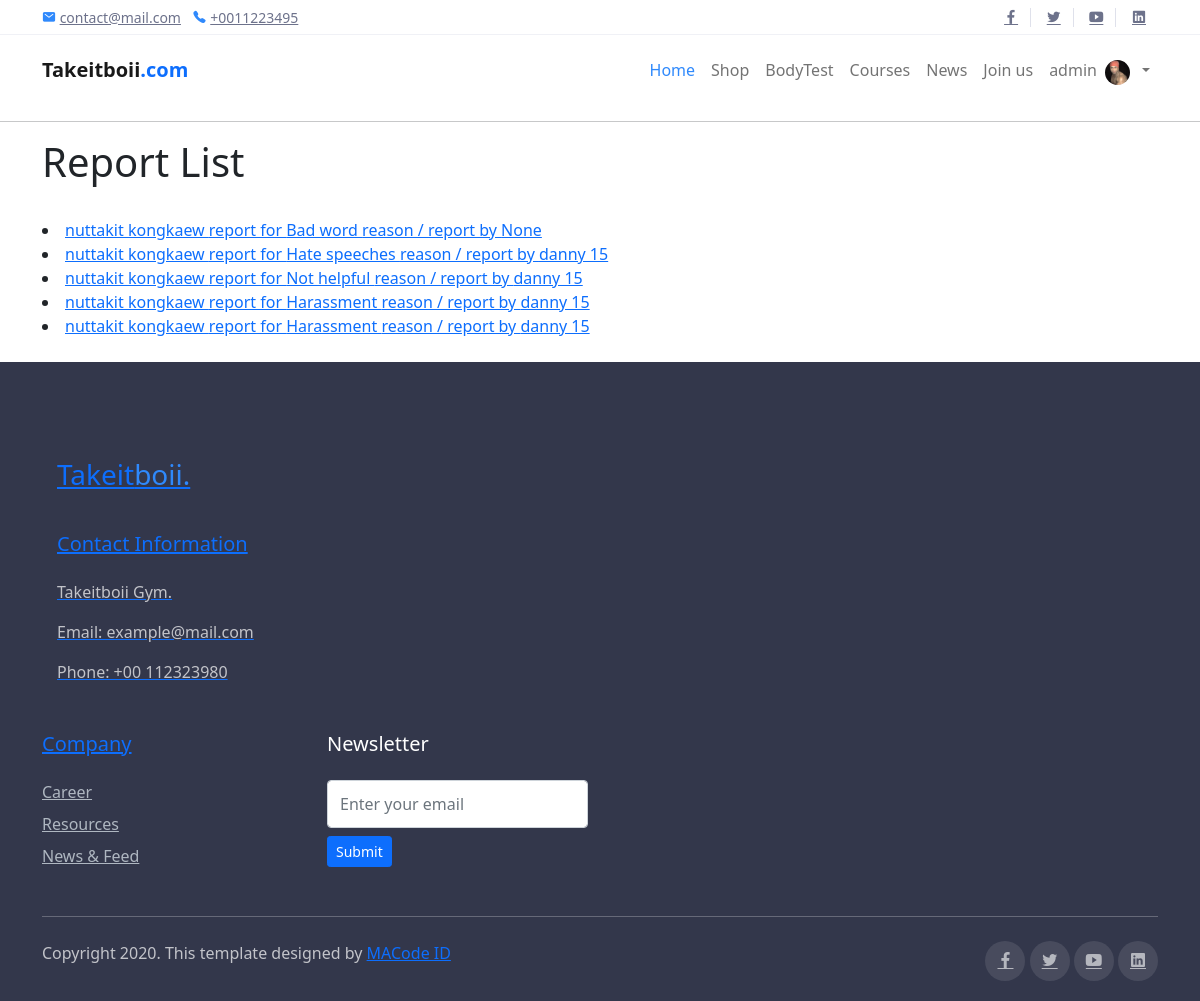
Page /administrator/report/ (signed in) on the committed database.
### Users/models.py (models this page shows, shortened)
class Report(models.Model):
    REPORT_LIST = (
        ('Harassment', 'harassment'),
        ('Bad word', 'use bad word'),
        ('Threaten', 'threaten'),
        ('Hate speeches', 'hate speeches'),
        ('Not helpful', 'advice not helpful'),
    )
    trainer = models.ForeignKey('Trainer.Trainer', on_delete=models.CASCADE, related_name="re_trainer", null=True, blank=True )
    reason = models.CharField(max_length=30,choices=REPORT_LIST)
    context = models.TextField()
    date = models.DateField(auto_now=False,auto_now_add=True)
    evidence = models.ImageField(null=True,blank=True)
    report_by = models.ForeignKey(Customer, on_delete=models.CASCADE, related_name="reportby", null=True, blank=True )

class Customer(models.Model):
    user = models.OneToOneField(User, on_delete=models.CASCADE, blank=True)
    owned = models.ForeignKey('Courses.Course', on_delete=models.CASCADE,
                              blank=True, related_name="study", null=True)
    weight = models.FloatField(default=0)
    height = models.FloatField(default=0)
    bmi = models.FloatField(default=0)
    trainer = models.ForeignKey('Trainer.Trainer', on_delete=models.CASCADE,related_name="my_trainer", null=True, blank=True)
    track_customer = models.OneToOneField(
        'Tracking.Tracks', related_name="tracks_owner", on_delete=models.SET_NULL, null=True, blank=True)
    profile_pic = models.ImageField(null=True, blank=True, default="user_default_pic.jfif")
    last_login = models.DateTimeField(auto_now=False, auto_now_add=True)
    def __str__(self):
        return f"{self.user} {self.id}"

### Trainer/models.py (models this page shows)
class Trainer(models.Model):
    user = models.OneToOneField(User, on_delete=models.CASCADE, blank=True)
    age = models.PositiveIntegerField(default=0)
    gender = models.CharField(max_length=20)
    bio = models.CharField(max_length=250, null=True)
    specialist = models.CharField(max_length=100)
    tel = models.CharField(max_length=10, null=True)
    approve = models.BooleanField(default=False)
    profile_pic = models.ImageField(null=True, blank=True, default="trainer_default_pic.jpg")
    videocall_link = models.CharField(max_length=200,null=True, blank=True)
    def __str__(self):
        return f"{self.user.first_name} {self.user.last_name}"

### administrator/views.py (the view)
# urls.py: path("report/",views.report_list,name="report_list"),
def report_list(request):
    if request.user.is_superuser:
        report = Report.objects.all()
        return render(request, 'administrator/report_list.html', {'report': report})
    return HttpResponseRedirect(reverse("home:index"))

### administrator/templates/administrator/report_list.html
{% extends "home/layout.html" %}
{% load static %}
{% block body %}
    <hr>
    <div class="container">
        <h1>Report List</h1>
    <br>
    {% for mem in report %}
    <li><a href="{% url 'administrator:report_info'  mem.id %}">{{ mem.trainer }} report for {{mem.reason}} reason / report by {{mem.report_by}}</li>
    {% endfor %}
    </div>
    <br>
{% endblock %}

### home/templates/home/layout.html (shortened to what this page needs)
<!DOCTYPE html>
<html>
{% load static %}
<head>
  <link rel="stylesheet" href="{% static 'assets/css/bootstrap.css' %}">
  <link rel="stylesheet" href="{% static 'assets/css/maicons.css' %}">
  <link rel="stylesheet" href="{% static 'assets/vendor/animate/animate.css' %}">
  <link rel="stylesheet" href="{% static 'assets/vendor/owl-carousel/css/owl.carousel.css' %}">
  <link rel="stylesheet" href="{% static 'assets/vendor/fancybox/css/jquery.fancybox.css' %}">
  <link rel="stylesheet" href="{% static 'assets/css/theme.css' %}">
  <link href="https://cdn.jsdelivr.net/npm/bootstrap@5.1.3/dist/css/bootstrap.min.css" rel="stylesheet"
>
</head>
<body>
  <header>
    <div class="top-bar">
      <div class="container">
        <div class="row align-items-center">
          <div class="col-md-8">
            <div class="d-inline-block">
              <span class="mai-mail fg-primary"></span> <a href="mailto:contact@mail.com">contact@mail.com</a>
            </div>
            <div class="d-inline-block ml-2">
              <span class="mai-call fg-primary"></span> <a href="tel:+0011223495">+0011223495</a>
            </div>
          </div>
          <div class="col-md-4 text-right d-none d-md-block">
            <div class="social-mini-button">
              <a href="#"><span class="mai-logo-facebook-f"></span></a>
              <a href="#"><span class="mai-logo-twitter"></span></a>
              <a href="#"><span class="mai-logo-youtube"></span></a>
              <a href="#"><span class="mai-logo-linkedin"></span></a>
            </div>
          </div>
        </div>
      </div>
    </div>
    <nav class="navbar navbar-expand-lg navbar-light">
      <div class="container">
        <a href="{% url 'home:index' %}" class="navbar-brand">Takeitboii<span class="text-primary">.com</span></a>
        <div class="navbar-collapse collapse" id="navbarContent">
          <ul class="navbar-nav ml-auto pt-3 pt-lg-0">
            <li class="nav-item active">
              <a href="{% url 'home:index' %}" class="nav-link">Home</a>
            </li>
            <li class="nav-item">
              <a href="userprofile.html" class="nav-link">Shop</a>
            </li>
            <li class="nav-item">
              <a href="{% url 'feature:bdTest' %}" class="nav-link">BodyTest</a>
            </li>
            <li class="nav-item">
              <a href="{% url 'Courses:course_list' %}" class="nav-link">Courses</a>
            </li>
            <li class="nav-item">
              <a href="{% url 'News:news-list' %}" class="nav-link">News</a>
            </li>
            <li class="nav-item">
              <a href="{% url 'Trainer:apply' %}" class="nav-link">Join us</a>
            </li>
            {%if request.user.is_authenticated %}
            <li class="nav-item">
              <a href="#" class="nav-link"> {{request.user.username}}</a>
            </li>
            {% if request.user.customer %}
            {% if request.user.customer.profile_pic %}
            <img class='profile-pic-home' src="{% static request.user.customer.profile_pic.url %}">
            {% else %}
            <img class='profile-pic-home' src="{% static 'images/user_default_pic.jfif' %}">
            {% endif %}
            {%else%}
            {% if request.user.trainer.profile_pic %}
            <img class='profile-pic-home' src='{% static request.user.trainer.profile_pic.url %}'>
            {% else %}
            <img class='profile-pic-home' src="{% static 'images/trainer_default_pic.jpg' %}">
            {% endif %}
            {% endif %}
            <li class="nav-item">
            <li class="nav-item dropdown">
              <a class="nav-link dropdown-toggle" href="#" id="navbarDropdown" role="button" data-bs-toggle="dropdown"
                aria-expanded="false">
              </a>
            {% endif %}
        </div>
      </div>
    </nav>
    {% block body %}
    {% endblock %}
    <footer class="page-footer">
      <div class="container">
        <div class="row">
          <div class="col-lg-3 py-3">
            <h3>Takeit<span class="fg-primary">boii.</span></h3>
          </div>
          <div class="col-lg-3 py-3">
            <h5>Contact Information</h5>
            <p>Takeitboii Gym.</p>
            <p>Email: example@mail.com</p>
            <p>Phone: +00 112323980</p>
          </div>
          <div class="col-lg-3 py-3">
            <h5>Company</h5>
            <ul class="footer-menu">
              <li><a href="#">Career</a></li>
              <li><a href="#">Resources</a></li>
              <li><a href="#">News & Feed</a></li>
            </ul>
          </div>
          <div class="col-lg-3 py-3">
            <h5>Newsletter</h5>
            <form action="#">
              <input type="text" class="form-control" placeholder="Enter your email">
              <button type="submit" class="btn btn-primary btn-sm mt-2">Submit</button>
            </form>
          </div>
        </div>
        <hr>
        <div class="row mt-4">
          <div class="col-md-6">
            <p>Copyright 2020. This template designed by <a href="https://macodeid.com">MACode ID</a></p>
          </div>
          <div class="col-md-6 text-right">
            <div class="sosmed-button">
              <a href="#"><span class="mai-logo-facebook-f"></span></a>
              <a href="#"><span class="mai-logo-twitter"></span></a>
              <a href="#"><span class="mai-logo-youtube"></span></a>
              <a href="#"><span class="mai-logo-linkedin"></span></a>
            </div>
          </div>
        </div>
      </div>
    </footer>
</body>
</html>

### static/assets/css/theme.css (style rules this page uses)
body { font-family: "Open Sans", sans-serif; font-weight: 400; line-height: 1.65; color: #2d2f38; }
a { color: #4B74FE; text-decoration: none; background-color: transparent; }
h1, .h1, h2, .h2, h3, .h3, h4, .h4, h5, .h5, h6, .h6 { line-height: 1.3; }
.fg-primary { color: #2F89FC !important; }
.btn { padding: 10px 28px; -webkit-transition: all 0.2s ease; transition: all 0.2s ease; }
.btn-primary { color: #fff; background-color: #2F89FC; border-color: #2F89FC; }
.navbar { min-height: 70px; }
.navbar-brand { font-weight: 600; padding-top: 10px; padding-bottom: 10px; }
.navbar-nav { margin-top: 10px; border-top: 1px solid #e4e7ee; -ms-flex-negative: 0; flex-shrink: 0; }
.navbar-nav .nav-link { -webkit-transition: all .2s ease; transition: all .2s ease; }
.navbar-light .navbar-nav .nav-link { color: rgba(109, 114, 139, 0.75); }
.navbar-light .navbar-nav .show > .nav-link, .navbar-light .navbar-nav .active > .nav-link, .navbar-light .navbar-nav .nav-link.show, .navbar-light .navbar-nav .nav-link.active { color: #2F89FC; }
@media (min-width: 992px) { .navbar-expand-lg .navbar-nav { margin-top: 0; border-top: none; } }
@media (min-width: 992px) { .navbar-expand-lg .navbar-nav .nav-link { padding-right: 1rem; padding-left: 1rem; } }
@media (min-width: 992px) { .navbar-expand-lg .navbar-nav { -webkit-box-align: center; -ms-flex-align: center; align-items: center; } }
.form-control { padding: 8px 15px; height: calc(1.5em + 1.375rem + 2px); border-color: #dee1e6; }
.top-bar { display: block; height: 35px; border-bottom: 1px solid #f0f1f6; font-size: 14px; }
.top-bar .container, .top-bar .row { height: 100%; }
.top-bar a { color: #6D728B; }
.social-mini-button a { padding-left: 12px; padding-right: 12px; }
.social-mini-button a:not(:last-child) { border-right: 1px solid #dfe1eb; }
.page-footer { position: relative; display: block; padding-top: 80px; padding-bottom: 20px; background-color: #33374B; color: #fff; }
.page-footer hr { border-color: #464B61; }
.page-footer h5 { margin-bottom: 24px; }
.page-footer p { color: rgba(255, 255, 255, 0.7); }
.footer-menu { position: relative; padding-left: 0; list-style: none; }
.footer-menu li { margin-bottom: 8px; }
.footer-menu a { color: #AFB7C1; }
.sosmed-button a { display: inline-block; width: 40px; height: 40px; line-height: 40px; text-align: center; border-radius: 50%; background-color: rgba(255, 255, 255, 0.1); color: rgba(255, 255, 255, 0.6); outline: none !important; }

### home/templates/home/layout.html (style rules this page uses)
.profile-pic-home { margin-top: 5px; width: 25px; height: 25px; overflow: hidden; -webkit-border-radius: 50%; -moz-border-radius: 50%; -ms-border-radius: 50%; -o-border-radius: 50%; border-radius: 50%; }

### rows in the picture
Report: trainer "nuttakit kongkaew", reason "Bad word", report_by "None"
Report: trainer "nuttakit kongkaew", reason "Hate speeches", report_by "danny 15"
Report: trainer "nuttakit kongkaew", reason "Not helpful", report_by "danny 15"
Report: trainer "nuttakit kongkaew", reason "Harassment", report_by "danny 15"
Report: trainer "nuttakit kongkaew", reason "Harassment", report_by "danny 15"

### other values in the picture
{{ request.user.username }} "admin"
